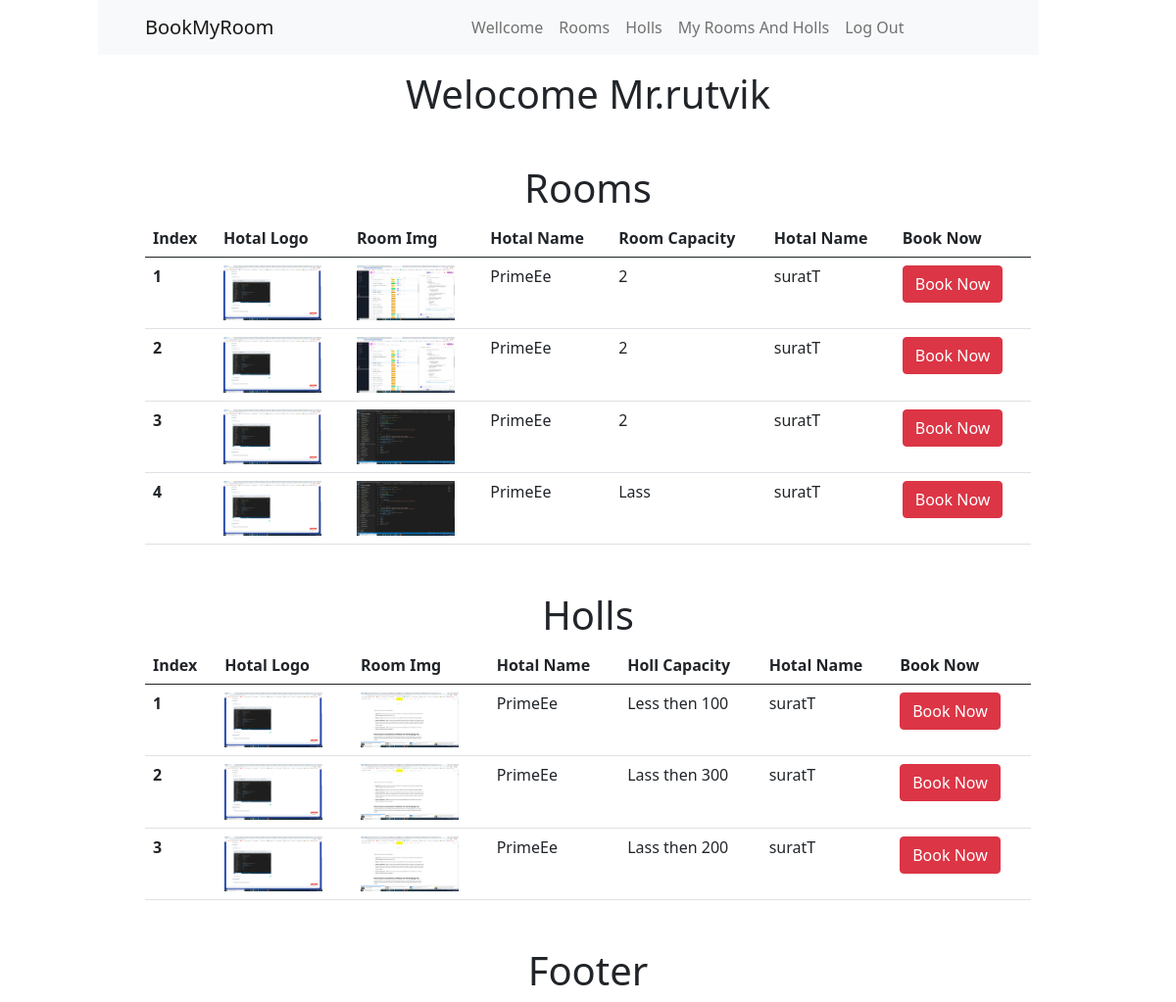
The page /client/index.php (signed in) on the database its author committed.
### tables this page shows
CREATE TABLE `rooms` (
  `roomID` int(100) NOT NULL,
  `roomIMG` varchar(255) NOT NULL,
  `roomstatus` varchar(255) NOT NULL,
  `roomholder` varchar(255) NOT NULL,
  `holdernumber` int(10) NOT NULL,
  `capacity` varchar(4) NOT NULL,
  `persons` int(1) NOT NULL,
  `bookdate` varchar(255) NOT NULL,
  `enddate` varchar(255) NOT NULL,
  `vendarID` int(50) DEFAULT NULL
);

CREATE TABLE `vendar` (
  `vendarID` int(50) NOT NULL,
  `hotalname` varchar(255) NOT NULL,
  `hotallocation` varchar(255) NOT NULL,
  `hotallogo` varchar(255) NOT NULL,
  `vusername` varchar(255) NOT NULL,
  `vpassword` varchar(255) NOT NULL,
  `status` tinyint(1) NOT NULL DEFAULT 0,
  `vendarname` varchar(255) DEFAULT NULL,
  `vendarmobileno` int(10) DEFAULT NULL
);

CREATE TABLE `holls` (
  `hollID` int(50) NOT NULL,
  `vendarID` int(50) NOT NULL,
  `hollIMG` varchar(255) NOT NULL,
  `hollstatus` char(6) NOT NULL,
  `hollholdername` varchar(255) NOT NULL,
  `hollholdernumber` int(10) NOT NULL,
  `persons` varchar(255) NOT NULL,
  `bookdate` varchar(15) NOT NULL
);

### client/Rooms.php (the view)
<div class="m-5 welcome">
    <div class="heading">
        <h1 style="text-align: center;">Rooms</h1>
    </div>
    <div class="table">
        <table class="table">
            <thead class="thead-dark">
                <tr>
                    <th scope="col">Index</th>
                    <th scope="col">Hotal Logo</th>
                    <th scope="col">Room Img</th>
                    <th scope="col">Hotal Name</th>
                    <th scope="col">Room Capacity</th>
                    <th scope="col">Hotal Name</th>
                    <th scope="col">Book Now</th>
                </tr>
            </thead>
            <tbody>
                <?php
                include_once "./../connectDB.php";
                $query = "SELECT * FROM rooms INNER JOIN vendar ON rooms.vendarID=vendar.vendarID WHERE roomstatus='unbook'";
                $result = mysqli_query($con, $query);
                $i = 0;
                while ($row = mysqli_fetch_assoc($result)) {
                ?>
                    <tr>
                        <th scope="row"><?= ++$i ?></th>
                        <td><img style="width: 100px;" src="./../vendars/img/<?= $row['hotallogo'] ?>" alt=""></td>
                        <td><img style="width: 100px;" src="./../vendars/RoomIMG/<?= $row['roomIMG'] ?>" alt=""></td>
                        <td><?= $row['hotalname'] ?></td>
                        <td><?= $row['capacity'] ?></td>
                        <td><?= $row['hotallocation'] ?></td>
                        <td><a class="btn btn-danger" href="BookRoom.php?roomID=<?= $row['roomID'] ?>">Book Now</a></td>
                    </tr>
                <?php } ?>
            </tbody>
        </table>
    </div>
</div>

### client/Holls.php
<div class="m-5 welcome">
    <div class="heading">
        <h1 style="text-align: center;">Holls</h1>
    </div>
    <div class="table">
        <table class="table">
            <thead class="thead-dark">
                <tr>
                    <th scope="col">Index</th>
                    <th scope="col">Hotal Logo</th>
                    <th scope="col">Room Img</th>
                    <th scope="col">Hotal Name</th>
                    <th scope="col">Holl Capacity</th>
                    <th scope="col">Hotal Name</th>
                    <th scope="col">Book Now</th>
                </tr>
            </thead>
            <tbody>
                <?php
                include_once "./../connectDB.php";
                $query = "SELECT * FROM holls INNER JOIN vendar ON holls.vendarID=vendar.vendarID WHERE hollstatus='unbook'";
                $result = mysqli_query($con, $query);
                $i = 0;
                while ($row = mysqli_fetch_assoc($result)) {
                ?>
                    <tr>
                        <th scope="row"><?= ++$i ?></th>
                        <td><img style="width: 100px;" src="./../vendars/img/<?= $row['hotallogo'] ?>" alt=""></td>
                        <td><img style="width: 100px;" src="./../vendars/RoomIMG/<?= $row['hollIMG'] ?>" alt=""></td>
                        <td><?= $row['hotalname'] ?></td>
                        <td><?= $row['persons'] ?></td>
                        <td><?= $row['hotallocation'] ?></td>
                        <td><a class="btn btn-danger" href="BookHoll.php?hollID=<?= $row['hollID'] ?>">Book Now</a></td>
                    </tr>
                <?php } ?>
            </tbody>
        </table>
    </div>
</div>

### public/style.css (style rules this page uses)
* { margin: 0px; padding: 0px; box-sizing: border-box; }

### rows shown on the page
rooms: vendarID.hotallogo (picture), roomIMG (picture), vendarID.hotalname "PrimeEe", capacity "2", vendarID.hotallocation "suratT"
rooms: vendarID.hotallogo (picture), roomIMG (picture), vendarID.hotalname "PrimeEe", capacity "2", vendarID.hotallocation "suratT"
rooms: vendarID.hotallogo (picture), roomIMG (picture), vendarID.hotalname "PrimeEe", capacity "2", vendarID.hotallocation "suratT"
rooms: vendarID.hotallogo (picture), roomIMG (picture), vendarID.hotalname "PrimeEe", capacity "Lass", vendarID.hotallocation "suratT"
holls: vendarID.hotallogo (picture), hollIMG (picture), vendarID.hotalname "PrimeEe", persons "Less then 100", vendarID.hotallocation "suratT"
holls: vendarID.hotallogo (picture), hollIMG (picture), vendarID.hotalname "PrimeEe", persons "Lass then 300", vendarID.hotallocation "suratT"
holls: vendarID.hotallogo (picture), hollIMG (picture), vendarID.hotalname "PrimeEe", persons "Lass then 200", vendarID.hotallocation "suratT"

### other values the page prints
$_SESSION['username'] "rutvik"
